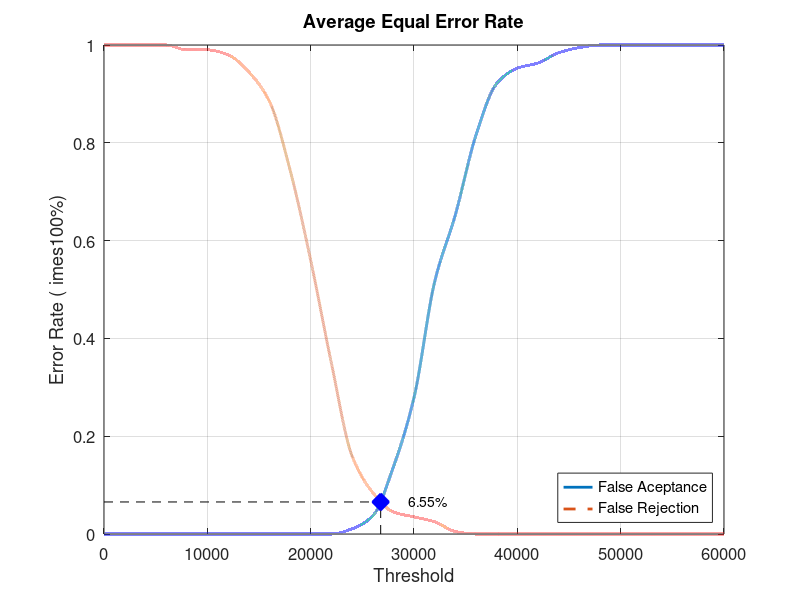
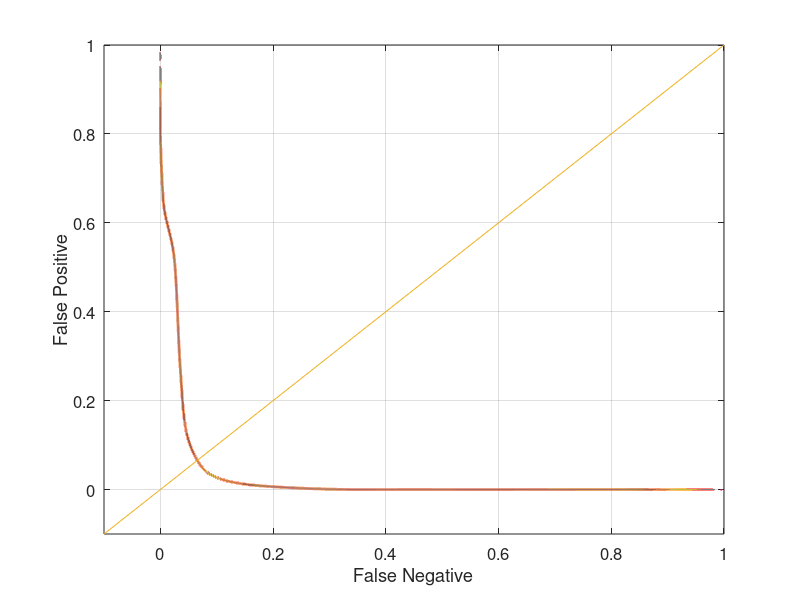

Recreate these plots in MATLAB, in order.
close all;
clear;
clc;
x = 0:2000:60000;
xq = 0:0.5:60000;

y0 = [0 0 0 0 0 0 0 0 0 0 0 0 0.0105263 0.0368421 0.136842 0.278947 0.515789 0.652632 0.815789 0.921053 0.952632 0.963158 0.984211 0.994737 1 1 1 1 1 1 1]
yy0 = interp1(x, y0, xq, 'pchip');
y1 = [1 1 1 1 0.99 0.99 0.98 0.945 0.885 0.745 0.56 0.35 0.16 0.085 0.045 0.035 0.025 0.005 0 0 0 0 0 0 0 0 0 0 0 0 0]
yy1 = interp1(x, y1, xq, 'pchip');

% Calculating EER: 
y2 = abs(y0 - y1);
find(y2 == min(y2))
yy2 = abs(yy0 - yy1);
xEER = find(yy2 == min(yy2));
xEERIndex = xq(xEER) % X-axis EER
yEER = yy0(xEER) % Y-axis EER

main = figure
plot(xq, yy0,'-','LineWidth', 2);	hold on
plot(xq, yy1,'--','LineWidth', 2);	hold on
plot([xEERIndex xEERIndex], [0 yEER], 'k--');	hold on
plot([0 xEERIndex], [yEER yEER], 'k--');	hold on
plot(xEERIndex, yEER, 'bx', 'LineWidth', 10);	hold on
text(xEERIndex + 10 * xEERIndex / 100, yEER, [num2str(round((10000 * yEER)) / 100) '%'])
legend('False Aceptance', 'False Rejection', 'Location', 'SouthEast')
xlabel('Threshold')
ylabel('Error Rate (	imes100%)')
title('Average Equal Error Rate')
set(gca, 'FontSize', 12)
axis([0 60000 0 1])
grid on

print(main, 'Database1_3Main', '-dpng');
FNRxFPR = figure('Color', [1 1 1]);
plot(yy1, yy0, '-', yy1, yy0, 'LineWidth', 2);
hold on
y = -0.1:0.1:1
plot(y, y); 
set(gca, 'FontSize', 12)
xlabel('False Negative')
ylabel('False Positive')
axis([-0.1 1 -0.1 1])
set(gca, 'FontSize', 12)
grid on

print(FNRxFPR, 'Database1_3FNRxFPR','-dpng');
